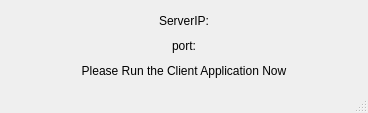
<?xml version="1.0" encoding="UTF-8"?>
<ui version="4.0">
 <class>MainWindow</class>
 <widget class="QMainWindow" name="MainWindow">
  <property name="geometry">
   <rect>
    <x>0</x>
    <y>0</y>
    <width>368</width>
    <height>113</height>
   </rect>
  </property>
  <property name="windowTitle">
   <string>MainWindow</string>
  </property>
  <widget class="QWidget" name="centralWidget">
   <layout class="QVBoxLayout" name="verticalLayout">
    <item>
     <widget class="QLabel" name="label">
      <property name="text">
       <string>ServerIP:</string>
      </property>
      <property name="alignment">
       <set>Qt::AlignCenter</set>
      </property>
     </widget>
    </item>
    <item>
     <widget class="QLabel" name="label_2">
      <property name="text">
       <string>port:</string>
      </property>
      <property name="alignment">
       <set>Qt::AlignCenter</set>
      </property>
     </widget>
    </item>
    <item>
     <widget class="QLabel" name="label_3">
      <property name="text">
       <string>Please Run the Client Application Now</string>
      </property>
      <property name="alignment">
       <set>Qt::AlignCenter</set>
      </property>
     </widget>
    </item>
   </layout>
  </widget>
  <widget class="QStatusBar" name="statusBar"/>
 </widget>
 <layoutdefault spacing="6" margin="11"/>
 <resources/>
 <connections/>
</ui>
